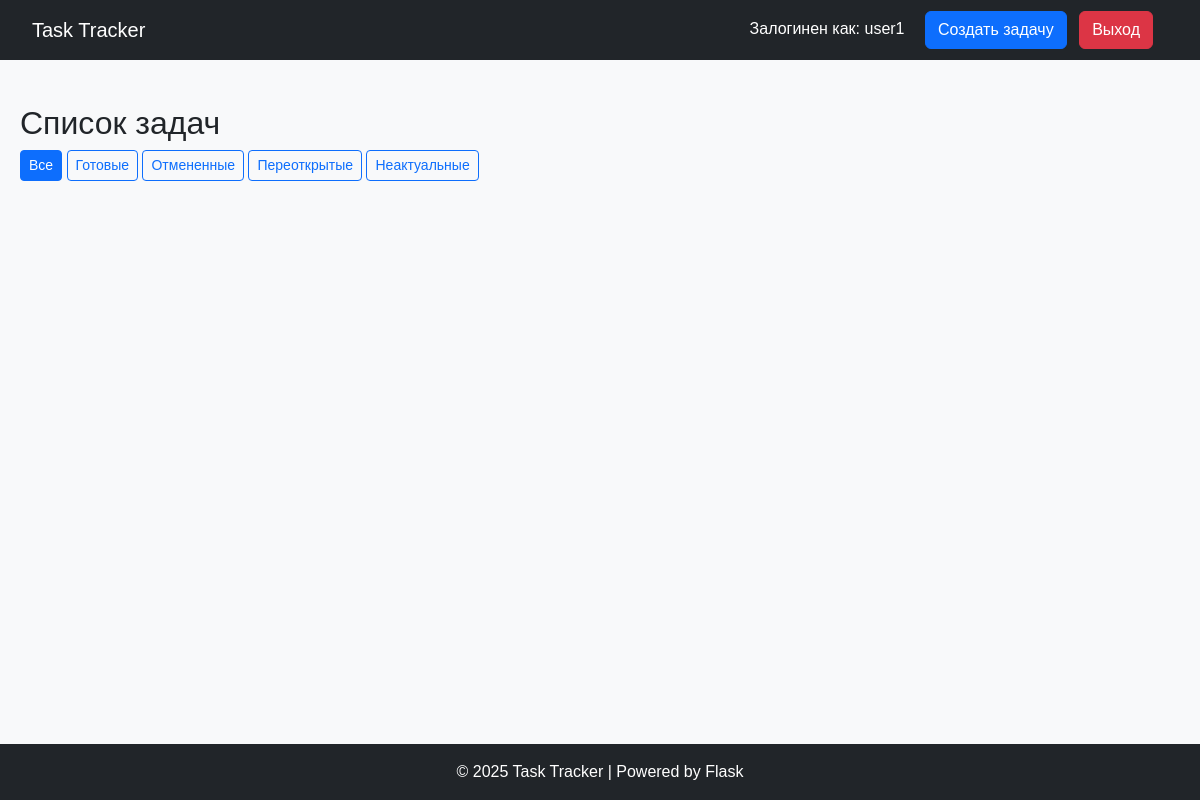
The app's page /tasks (signed in), older data.
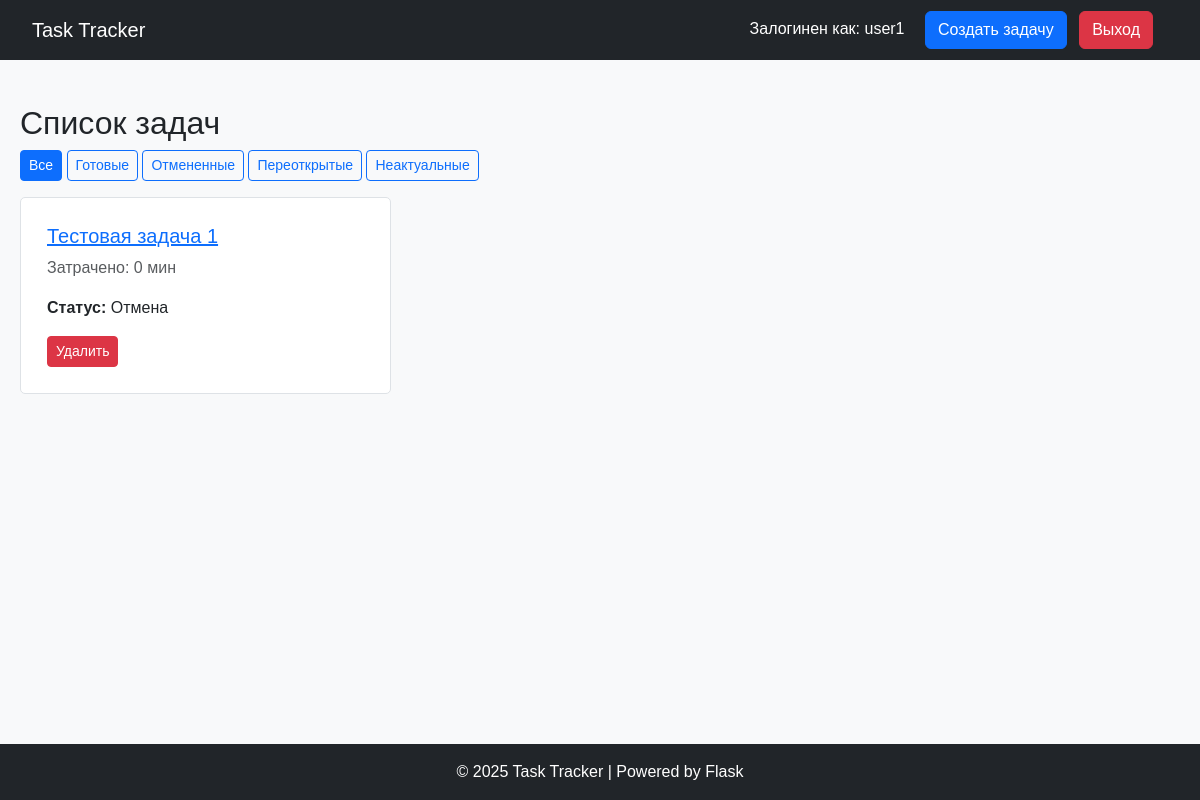
The same page, newer data.
### tables this page shows
CREATE TABLE users (
                id INTEGER PRIMARY KEY AUTOINCREMENT,
                username TEXT UNIQUE NOT NULL,
                password TEXT NOT NULL,
                is_admin BOOLEAN DEFAULT 0
            );

CREATE TABLE tasks (
                id INTEGER PRIMARY KEY AUTOINCREMENT,
                content TEXT NOT NULL,
                description TEXT,
                done BOOLEAN NOT NULL DEFAULT 0,
                created_at DATETIME DEFAULT CURRENT_TIMESTAMP,
                time_spent INTEGER DEFAULT 0,
                user_id INTEGER NOT NULL, status TEXT DEFAULT "активно",
                FOREIGN KEY(user_id) REFERENCES users(id)
            );

### app.py (the view)
@app.route('/tasks', defaults={'filter': 'all'})
@app.route('/tasks/<filter>')
@login_required
def tasks(filter):
    with sqlite3.connect(DB) as conn:
        cur = conn.cursor()
        query = "SELECT id, content, done, created_at, time_spent, status FROM tasks WHERE user_id=?"
        if filter == 'ready':
            query += " AND status='Готово'"
        elif filter == 'canceled':
            query += " AND status='Отмена'"
        elif filter == 'reopened':
            query += " AND status='Переоткрыть'"
        elif filter == 'not_actual':
            query += " AND status='Неактуально'"
        cur.execute(query, (current_user.id,))
        tasks = cur.fetchall()
    return render_template('tasks.html', tasks=tasks, filter=filter)

### app.py (called while the page is built)
@login_manager.user_loader
def load_user(user_id):
    with sqlite3.connect(DB) as conn:
        cur = conn.cursor()
        cur.execute("SELECT id, username, is_admin FROM users WHERE id=?", (user_id,))
        user_data = cur.fetchone()
        if user_data:
            return User(*user_data)
    return None

### templates/tasks.html (shortened to what this page needs)
{% extends "base.html" %}
{% block content %}
<h2>Список задач</h2>
<div class="mb-3">
    <a href="{{ url_for('tasks') }}" class="btn btn-sm {% if filter == 'all' %}btn-primary{% else %}btn-outline-primary{% endif %}">Все</a>
    <a href="{{ url_for('tasks', filter='ready') }}" class="btn btn-sm {% if filter == 'ready' %}btn-primary{% else %}btn-outline-primary{% endif %}">Готовые</a>
    <a href="{{ url_for('tasks', filter='canceled') }}" class="btn btn-sm {% if filter == 'canceled' %}btn-primary{% else %}btn-outline-primary{% endif %}">Отмененные</a>
    <a href="{{ url_for('tasks', filter='reopened') }}" class="btn btn-sm {% if filter == 'reopened' %}btn-primary{% else %}btn-outline-primary{% endif %}">Переоткрытые</a>
    <a href="{{ url_for('tasks', filter='not_actual') }}" class="btn btn-sm {% if filter == 'not_actual' %}btn-primary{% else %}btn-outline-primary{% endif %}">Неактуальные</a>
</div>
<div class="row">
    {% for task in tasks %}
        <div class="col-md-6 col-lg-4 mb-3">
            <div class="card task-item">
                <div class="card-body">
                    <h5 class="card-title">
                        <a href="{{ url_for('task_detail', task_id=task[0]) }}">{{ task[1] }}</a>
                    </h5>
                    <p class="card-text text-muted">Затрачено: {{ task[4] // 60 }} мин</p>
                    <p class="card-text"><strong>Статус:</strong> {{ task[5].capitalize() }}</p>
                    <div class="d-flex justify-content-between">
                        <a href="{{ url_for('delete', task_id=task[0]) }}" class="btn btn-sm btn-danger">Удалить</a>
                    </div>
                </div>
            </div>
        </div>
    {% endfor %}
</div>
{% endblock %}

### templates/base.html (shortened to what this page needs)
<!DOCTYPE html>
<html lang="ru">
<head>
    <link href="https://cdn.jsdelivr.net/npm/bootstrap@5.3.0/dist/css/bootstrap.min.css"  rel="stylesheet">
    <link rel="stylesheet" href="{{ url_for('static', filename='style.css') }}">
</head>
<body class="d-flex flex-column min-vh-100">
<nav class="navbar navbar-expand-lg navbar-dark bg-dark">
    <div class="container-fluid">
        <a class="navbar-brand" href="{{ url_for('tasks') }}">Task Tracker</a>
        <div class="ms-auto">
            {% if current_user.is_authenticated %}
                <span class="text-white me-3">Залогинен как: {{ current_user.username }}</span>
                <a href="{{ url_for('create_task') }}" class="btn btn-primary me-2 btn-custom-size">Создать задачу</a>
                <a href="{{ url_for('logout') }}" class="btn btn-danger btn-custom-size">Выход</a>
            {% else %}
                <a href="{{ url_for('login') }}" class="btn btn-primary btn-sm me-2">Войти</a>
                <a href="{{ url_for('register') }}" class="btn btn-secondary btn-sm">Регистрация</a>
            {% endif %}
        </div>
    </div>
</nav>
<div class="container my-4 flex-grow-1">
    {% block content %}{% endblock %}
</div>
<footer class="bg-dark text-white text-center py-3 mt-auto">
    &copy; 2025 Task Tracker | Powered by Flask
</footer>
</body>
</html>

### static/style.css (style rules this page uses)
body { font-family: Arial, sans-serif; margin: 0; padding: 0; background-color: #f8f9fa; }
.container { max-width: 1200px; margin: 0 auto; padding: 20px; }
h1, h2, h3 { margin-top: 0; }
.navbar { background-color: #343a40; color: white; padding: 10px 20px; }
.navbar a { color: white; text-decoration: none; margin-right: 15px; }
.task-item { border: 1px solid #dee2e6; border-radius: 5px; margin-bottom: 15px; padding: 10px; background-color: white; }

Row changes from the older to the newer data that the page shows:
added tasks: content "Тестовая задача 1", time_spent "0", status "Отмена"
